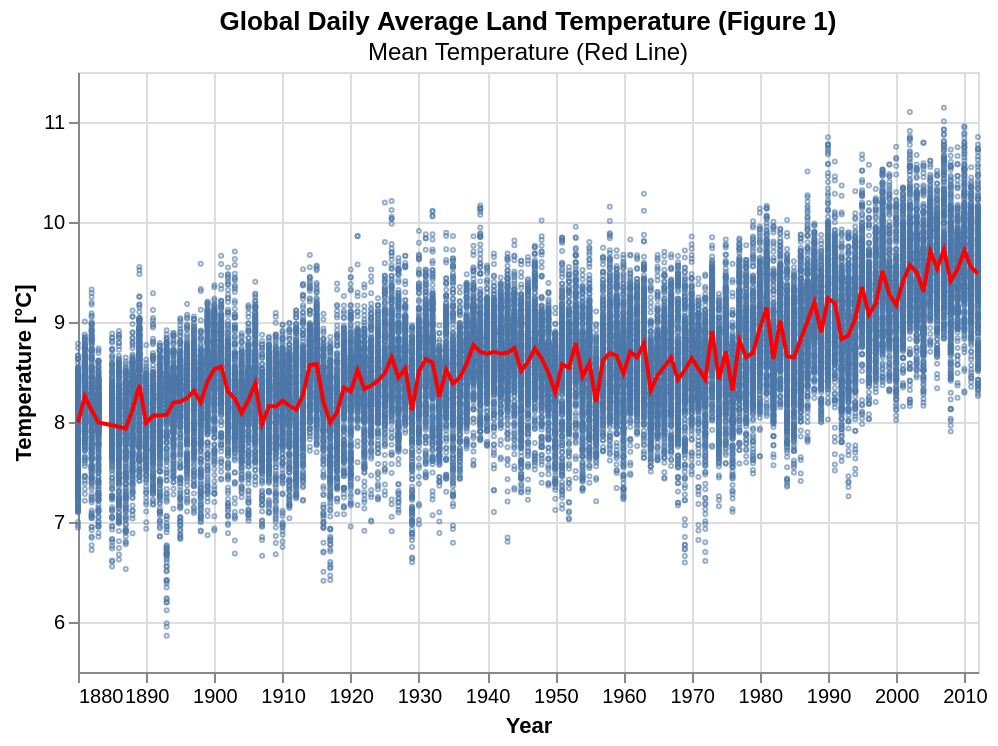

Here is the notebook cell this chart was saved with:
### Markdown cell above
Due to the many measurements that occur in each year (contributing to plotting noise), the mean of the temperatures for each group of measurements taken in a year were plotted in addition to the raw data points of temperature over time. A general trend of increasing temperature over time with local fluctuations can be observed below.

### Code cell
# Create scatter of raw data with some opacity to reduce plot noise
temp_points = alt.Chart(train_df,
        title=alt.Title(
        text='Global Daily Average Land Temperature (Figure 1)',
        subtitle='Mean Temperature (Red Line)')
        ).mark_point(opacity=0.6, size=1).encode(
    x = 'Year:T',
    y = 'Temperature:Q')

# Create line plot of the mean of all the measurements in a given year 
temp_line_mean = temp_points.mark_line(size=2, color='red').encode(
    x = alt.X('Year:T', title='Year'),
    y = alt.Y('mean(Temperature):Q', title='Temperature [°C]'
              ).scale(zero=False) 
).properties(**plot_size)

# show the raw data distribution along with mean by year
temp_points+temp_line_mean

### Figure 1 — Vega specification as saved in the notebook (floating-point values rounded to 4 significant figures; data arrays with more than 128 entries replaced by an {"elided": "..."} marker saying what was removed)
{"$schema": "https://vega.github.io/schema/vega/v5.json", "data": [{"name": "source_0"}, {"name": "data_0", "values": {"elided": "48578 records"}, "transform": [{"type": "formula", "expr": "toDate(datum['Year'])", "as": "Year"}]}, {"name": "data_1", "values": {"elided": "133 records"}, "transform": [{"type": "formula", "expr": "toDate(datum['Year'])", "as": "Year"}]}], "marks": [{"type": "symbol", "name": "layer_0_marks", "from": {"data": "data_0"}, "encode": {"update": {"stroke": {"value": "#4c78a8"}, "fill": {"value": "transparent"}, "x": {"field": "Year", "scale": "x"}, "size": {"value": 1}, "y": {"field": "Temperature", "scale": "y"}, "opacity": {"value": 0.6}}}, "style": ["point"]}, {"type": "line", "name": "layer_1_marks", "from": {"data": "data_1"}, "sort": {"field": "x"}, "encode": {"update": {"x": {"field": "Year", "scale": "x"}, "y": {"field": "mean_Temperature", "scale": "y"}, "strokeWidth": {"value": 2}, "defined": {"signal": "isValid(datum[\"Year\"]) && isFinite(+datum[\"Year\"]) && isValid(datum[\"mean_Temperature\"]) && isFinite(+datum[\"mean_Temperature\"])"}, "stroke": {"value": "red"}}}, "style": ["line"]}], "scales": [{"name": "x", "type": "time", "domain": {"fields": [{"data": "data_0", "field": "Year"}, {"data": "data_1", "field": "Year"}]}, "range": [0, {"signal": "width"}]}, {"name": "y", "type": "linear", "domain": {"fields": [{"data": "data_0", "field": "Temperature"}, {"data": "data_1", "field": "mean_Temperature"}]}, "range": [{"signal": "height"}, 0], "zero": false, "nice": true}], "axes": [{"scale": "x", "orient": "bottom", "maxExtent": 0, "aria": false, "ticks": false, "zindex": 0, "tickCount": {"signal": "ceil(width/40)"}, "grid": true, "gridScale": "y", "labels": false, "domain": false, "minExtent": 0}, {"scale": "y", "labels": false, "aria": false, "grid": true, "gridScale": "x", "minExtent": 0, "orient": "left", "ticks": false, "zindex": 0, "domain": false, "maxExtent": 0, "tickCount": {"signal": "ceil(height/40)"}}, {"scale": "x", "orient": "bottom", "labelOverlap": true, "grid": false, "tickCount": {"signal": "ceil(width/40)"}, "zindex": 0, "labelFlush": true, "title": "Year"}, {"scale": "y", "orient": "left", "tickCount": {"signal": "ceil(height/40)"}, "title": "Temperature [°C]", "zindex": 0, "labelOverlap": true, "grid": false}], "title": {"text": "Global Daily Average Land Temperature (Figure 1)", "frame": "group", "subtitle": "Mean Temperature (Red Line)"}, "height": 300, "style": "cell", "background": "white", "padding": 5, "width": 450}
